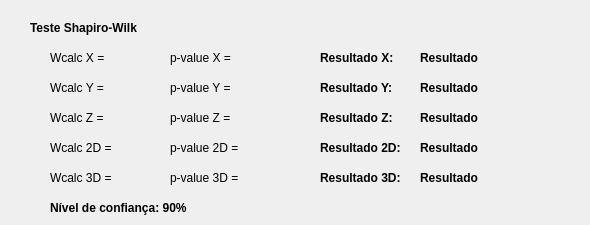
    <widget class="QWidget" name="tab_30">
     <attribute name="icon">
      <iconset>
       <normaloff>../icon/normal-1.png</normaloff>../icon/normal-1.png</iconset>
     </attribute>
     <attribute name="title">
      <string>Normalidade</string>
     </attribute>
     <widget class="QLabel" name="label_49">
      <property name="geometry">
       <rect>
        <x>30</x>
        <y>20</y>
        <width>301</width>
        <height>16</height>
       </rect>
      </property>
      <property name="font">
       <font>
        <bold>true</bold>
        <stylestrategy>PreferDefault</stylestrategy>
       </font>
      </property>
      <property name="text">
       <string>Teste Shapiro-Wilk </string>
      </property>
     </widget>
     <widget class="QLabel" name="label_50">
      <property name="geometry">
       <rect>
        <x>50</x>
        <y>50</y>
        <width>101</width>
        <height>16</height>
       </rect>
      </property>
      <property name="text">
       <string>Wcalc X =</string>
      </property>
     </widget>
     <widget class="QLabel" name="label_51">
      <property name="geometry">
       <rect>
        <x>50</x>
        <y>80</y>
        <width>101</width>
        <height>16</height>
       </rect>
      </property>
      <property name="text">
       <string>Wcalc Y =</string>
      </property>
     </widget>
     <widget class="QLabel" name="label_52">
      <property name="geometry">
       <rect>
        <x>50</x>
        <y>140</y>
        <width>101</width>
        <height>16</height>
       </rect>
      </property>
      <property name="text">
       <string>Wcalc 2D =</string>
      </property>
     </widget>
     <widget class="QLabel" name="label_53">
      <property name="geometry">
       <rect>
        <x>170</x>
        <y>140</y>
        <width>131</width>
        <height>16</height>
       </rect>
      </property>
      <property name="text">
       <string>p-value 2D =</string>
      </property>
     </widget>
     <widget class="QLabel" name="label_54">
      <property name="geometry">
       <rect>
        <x>170</x>
        <y>80</y>
        <width>131</width>
        <height>16</height>
       </rect>
      </property>
      <property name="text">
       <string>p-value Y =</string>
      </property>
     </widget>
     <widget class="QLabel" name="label_55">
      <property name="geometry">
       <rect>
        <x>170</x>
        <y>50</y>
        <width>131</width>
        <height>16</height>
       </rect>
      </property>
      <property name="text">
       <string>p-value X =</string>
      </property>
     </widget>
     <widget class="QLabel" name="label_56">
      <property name="geometry">
       <rect>
        <x>320</x>
        <y>140</y>
        <width>91</width>
        <height>16</height>
       </rect>
      </property>
      <property name="font">
       <font>
        <bold>true</bold>
        <stylestrategy>PreferDefault</stylestrategy>
       </font>
      </property>
      <property name="text">
       <string>Resultado 2D:</string>
      </property>
     </widget>
     <widget class="QLabel" name="label_57">
      <property name="geometry">
       <rect>
        <x>320</x>
        <y>80</y>
        <width>91</width>
        <height>16</height>
       </rect>
      </property>
      <property name="font">
       <font>
        <bold>true</bold>
        <stylestrategy>PreferDefault</stylestrategy>
       </font>
      </property>
      <property name="text">
       <string>Resultado Y:</string>
      </property>
     </widget>
     <widget class="QLabel" name="label_58">
      <property name="geometry">
       <rect>
        <x>320</x>
        <y>50</y>
        <width>91</width>
        <height>16</height>
       </rect>
      </property>
      <property name="font">
       <font>
        <bold>true</bold>
        <stylestrategy>PreferDefault</stylestrategy>
       </font>
      </property>
      <property name="text">
       <string>Resultado X:</string>
      </property>
     </widget>
     <widget class="QLabel" name="label_100">
      <property name="geometry">
       <rect>
        <x>420</x>
        <y>50</y>
        <width>151</width>
        <height>16</height>
       </rect>
      </property>
      <property name="font">
       <font>
        <bold>true</bold>
        <stylestrategy>PreferDefault</stylestrategy>
       </font>
      </property>
      <property name="text">
       <string>Resultado</string>
      </property>
     </widget>
     <widget class="QLabel" name="label_101">
      <property name="geometry">
       <rect>
        <x>420</x>
        <y>80</y>
        <width>151</width>
        <height>16</height>
       </rect>
      </property>
      <property name="font">
       <font>
        <bold>true</bold>
        <stylestrategy>PreferDefault</stylestrategy>
       </font>
      </property>
      <property name="text">
       <string>Resultado</string>
      </property>
     </widget>
     <widget class="QLabel" name="label_102">
      <property name="geometry">
       <rect>
        <x>420</x>
        <y>140</y>
        <width>161</width>
        <height>16</height>
       </rect>
      </property>
      <property name="font">
       <font>
        <bold>true</bold>
        <stylestrategy>PreferDefault</stylestrategy>
       </font>
      </property>
      <property name="text">
       <string>Resultado</string>
      </property>
     </widget>
     <widget class="QLabel" name="label_131">
      <property name="geometry">
       <rect>
        <x>170</x>
        <y>110</y>
        <width>131</width>
        <height>16</height>
       </rect>
      </property>
      <property name="text">
       <string>p-value Z =</string>
      </property>
     </widget>
     <widget class="QLabel" name="label_137">
      <property name="geometry">
       <rect>
        <x>320</x>
        <y>110</y>
        <width>91</width>
        <height>16</height>
       </rect>
      </property>
      <property name="font">
       <font>
        <bold>true</bold>
        <stylestrategy>PreferDefault</stylestrategy>
       </font>
      </property>
      <property name="text">
       <string>Resultado Z:</string>
      </property>
     </widget>
     <widget class="QLabel" name="label_147">
      <property name="geometry">
       <rect>
        <x>50</x>
        <y>110</y>
        <width>101</width>
        <height>16</height>
       </rect>
      </property>
      <property name="text">
       <string>Wcalc Z =</string>
      </property>
     </widget>
     <widget class="QLabel" name="label_148">
      <property name="geometry">
       <rect>
        <x>420</x>
        <y>110</y>
        <width>161</width>
        <height>16</height>
       </rect>
      </property>
      <property name="font">
       <font>
        <bold>true</bold>
        <stylestrategy>PreferDefault</stylestrategy>
       </font>
      </property>
      <property name="text">
       <string>Resultado</string>
      </property>
     </widget>
     <widget class="QLabel" name="label_149">
      <property name="geometry">
       <rect>
        <x>170</x>
        <y>170</y>
        <width>131</width>
        <height>16</height>
       </rect>
      </property>
      <property name="text">
       <string>p-value 3D =</string>
      </property>
     </widget>
     <widget class="QLabel" name="label_150">
      <property name="geometry">
       <rect>
        <x>320</x>
        <y>170</y>
        <width>91</width>
        <height>16</height>
       </rect>
      </property>
      <property name="font">
       <font>
        <bold>true</bold>
        <stylestrategy>PreferDefault</stylestrategy>
       </font>
      </property>
      <property name="text">
       <string>Resultado 3D:</string>
      </property>
     </widget>
     <widget class="QLabel" name="label_151">
      <property name="geometry">
       <rect>
        <x>50</x>
        <y>170</y>
        <width>101</width>
        <height>16</height>
       </rect>
      </property>
      <property name="text">
       <string>Wcalc 3D =</string>
      </property>
     </widget>
     <widget class="QLabel" name="label_152">
      <property name="geometry">
       <rect>
        <x>420</x>
        <y>170</y>
        <width>161</width>
        <height>16</height>
       </rect>
      </property>
      <property name="font">
       <font>
        <bold>true</bold>
        <stylestrategy>PreferDefault</stylestrategy>
       </font>
      </property>
      <property name="text">
       <string>Resultado</string>
      </property>
     </widget>
     <widget class="QLabel" name="label_180">
      <property name="geometry">
       <rect>
        <x>50</x>
        <y>200</y>
        <width>151</width>
        <height>16</height>
       </rect>
      </property>
      <property name="font">
       <font>
        <bold>true</bold>
        <stylestrategy>PreferDefault</stylestrategy>
       </font>
      </property>
      <property name="text">
       <string>Nível de confiança: 90%</string>
      </property>
     </widget>
    </widget>
